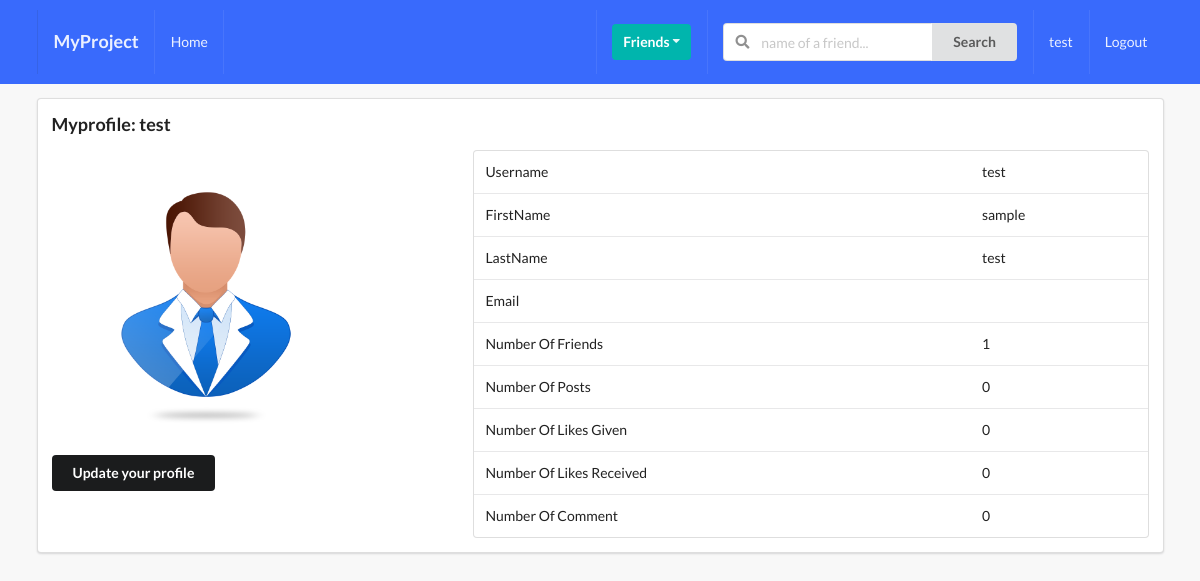
Screenshot of /myprofile/ (signed in) with the database file from the repository.
### profiles/models.py (models this page shows, shortened)
class Profile(models.Model):
    first_name = models.CharField(max_length=100,blank=True)
    last_name = models.CharField(max_length=100,blank=True)
    user = models.OneToOneField(User, on_delete=models.CASCADE)
    email = models.EmailField(max_length=100, blank=True)
    bio = models.TextField(default='St 123..', max_length=200)
    country = models.CharField(max_length=100, blank=True)
    avatar = models.ImageField(default='avatar.png',upload_to='avatar/')
    friends = models.ManyToManyField(User,blank=True,related_name='friends')
    slug = models.SlugField(unique=True,blank=True)
    updated = models.DateTimeField(auto_now=True)
    created = models.DateTimeField(auto_now_add=True)
    def get_friends_count(self):
        return self.friends.all().count()
    def get_number_of_posts(self):
        return self.posts.all().count()
    def get_number_of_likes_given(self):
        like = self.like_set.all()
        liked_count = 0
        for item in like:
            if item.value == 'Like':
                liked_count+=1
        return liked_count
    def get_number_of_likes_received(self):
        posts = self.posts.all()
        liked_count = 0
        for item in posts:
            liked_count+=item.liked.all().count()
        return liked_count
    def get_number_of_comments(self):
        return self.comment_set.all().count()

### profiles/views.py (the view)
# urls.py: path('myprofile/',my_profile_view, name='my-profile'),
def my_profile_view(request):
    profile = Profile.objects.get(user=request.user)
    form = ProfileModelForm(request.POST or None, request.FILES or None,instance=profile)
    confirm = False
    if request.method == "POST":
        if form.is_valid():
            form.save()
            confirm = True
    context = {
        'profile':profile,
        'form':form,
        'confirm':confirm
    }
    return render(request, 'profiles/myprofile.html', context)

### profiles/forms.py
class ProfileModelForm(forms.ModelForm):
    class Meta:
        model = Profile
        fields = ('first_name','last_name','email','bio','avatar')

### profiles/templates/profiles/myprofile.html (shortened to what this page needs)
{% extends 'base.html' %}
{% block content %}
<div class="ui segment">
    <h3>Myprofile: {{ request.user }}</h3>
    <div class="ui grid">
      <div class='row'>
        <div class='six wide column'>
          <img class='ui medium rounded image' height="100px" width="100px" src="{{ profile.avatar.url }}">
          <div class="row mt-5">
            <button class="ui secondary button" id="mymodal">Update your profile</button>
          </div>
        </div>
        <div class='ten wide column'>
          <table class="ui table">
            <tbody>
              <tr>
                <td>Username</td>
                <td>{{ profile.user}}</td>
              </tr>
              <tr>
                <td>FirstName</td>
                <td>{{ profile.first_name }}</td>
              </tr>
              <tr>
                <td>LastName</td>
                <td>{{ profile.last_name}}</td>
              </tr>
              <tr>
                <td>Email</td>
                <td>{{ profile.email }}</td>
              </tr>
              <tr>
                <td>Number Of Friends</td>
                <td>{{ profile.get_friends_count }}</td>
              </tr>
              <tr>
                <td>Number Of Posts</td>
                <td>{{ profile.get_number_of_posts }}</td>
              </tr>
              <tr>
                <td>Number Of Likes Given</td>
                <td>{{ profile.get_number_of_likes_given }}</td>
              </tr>
              <tr>
                <td>Number Of Likes Received</td>
                <td>{{ profile.get_number_of_likes_received }}</td>
              </tr>
              <tr>
                <td>Number Of Comment</td>
                <td>{{ profile.get_number_of_comments }}</td>
              </tr>
            </tbody>
          </table>
        </div>
      </div>
  </div>
</div>
{% endblock %}

### templates/main/nav.html (shortened to what this page needs)
<div class="ui inverted menu nav mb-7">
  <div class="ui container">
    <a href="" class="item">
        <h3>MyProject</h3>
    </a>
    {% if request.user.is_authenticated %}
    <a href="" class="item">
        Home
    </a>
    {% endif %}
    <div class="right menu">
        {% if request.user.is_authenticated %}
        <div class="item">
            <div class="ui floating dropdown icon button teal"> Friends
                <i class="dropdown icon"></i>
             </div>
        </div>
             <div class="item">
              <form action="" method="GET">
                <div class="ui action left icon input">
                <input class="prompt" type="text" name='q' placeholder="name of a friend...">
                <button type='submit' class="ui button">Search</button>
                </div>
            </form>
            </div>
            <a href="" class="item">
                 {{ request.user }}
            </a>
            <a href="" class="ui item">
                Logout
            </a>
        {% else %}
        <a href="" class="ui item">
                Login
            </a>
        {% endif %}
    </div>
  </div>
</div>

### static/style.css (style rules this page uses)
body { background: #F8F8F8 !important; }
.nav { border-radius: 0px !important; padding: 10px 0 10px 0 !important; background-color: #396afc !important; }
.mb-7 { margin-bottom: 7px !important; }
.mt-5 { margin-top: 5px !important; }

### rows the page displays
Profile: avatar (placeholder picture), user "test", first_name "sample", last_name "test", get_friends_count "1", get_number_of_posts "0", get_number_of_likes_given "0", get_number_of_likes_received "0", get_number_of_comments "0"

### other values shown
{{ request.user }} "test"
